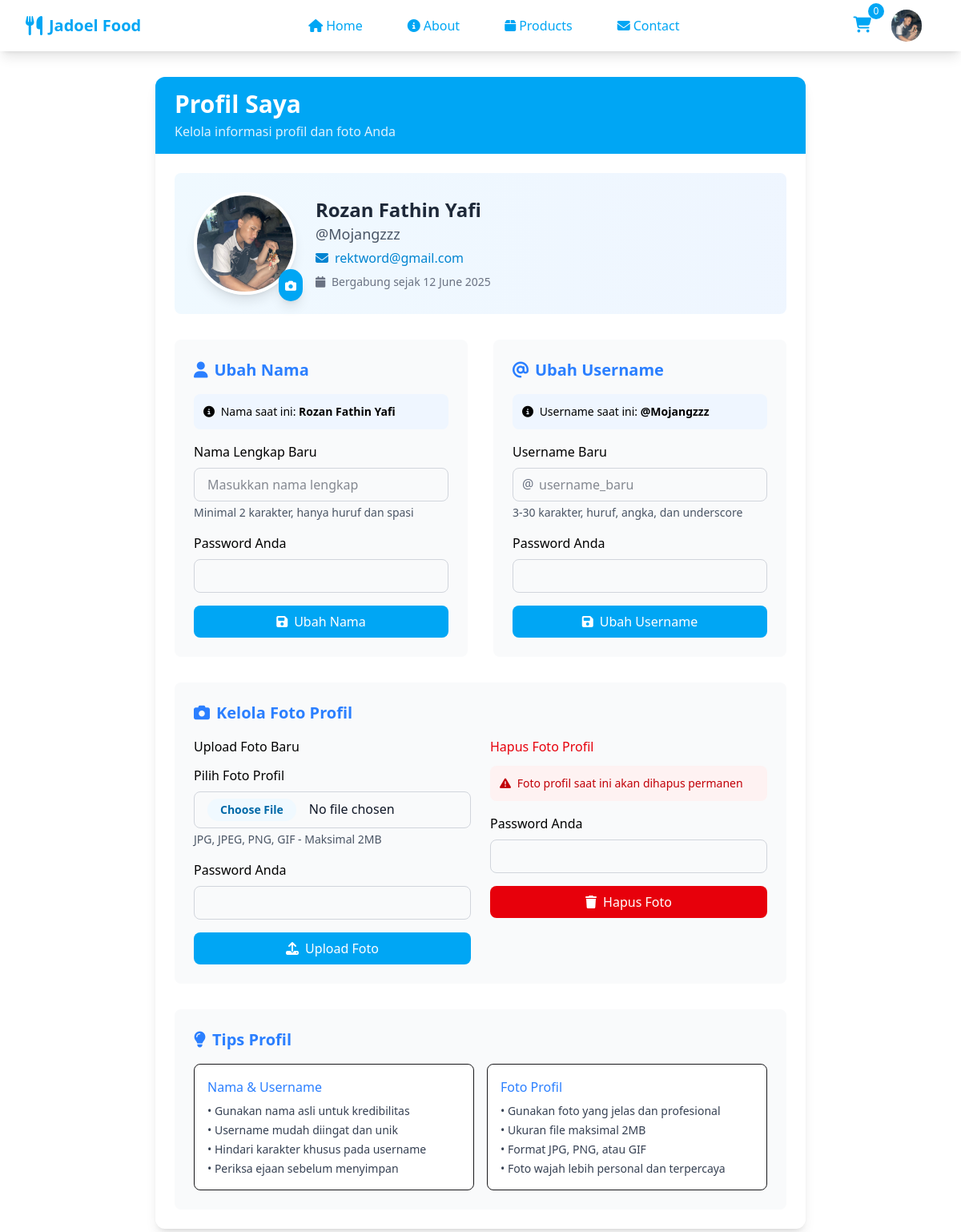
The page /public/profile.php (signed in) on the database its author committed.
### tables this page shows
CREATE TABLE `users` (
  `id` int NOT NULL,
  `full_name` varchar(255) NOT NULL,
  `username` varchar(255) NOT NULL,
  `pass` varchar(255) NOT NULL,
  `email` varchar(50) NOT NULL,
  `phone` varchar(30) NOT NULL,
  `profil_image` varchar(255) NOT NULL,
  `role` enum('Admin','Customer') NOT NULL DEFAULT 'Customer',
  `create_at` timestamp NOT NULL DEFAULT CURRENT_TIMESTAMP,
  `updated_at` timestamp NULL DEFAULT CURRENT_TIMESTAMP ON UPDATE CURRENT_TIMESTAMP
);

### public/profile.php (the view, shortened to what this page needs)
<?php
include_once __DIR__ . "/../config/connect.php";
$user_id = $_SESSION['user']['id'] ?? $_SESSION['user_id'] ?? null;
$stmt = $conn->prepare("SELECT * FROM users WHERE id = ?");
$stmt->bind_param("i", $user_id);
$stmt->execute();
$result = $stmt->get_result();
$user = $result->fetch_assoc();
include_once __DIR__ . "/../includes/header.php";
?>
<div class="max-w-4xl mx-auto px-4 sm:px-6 lg:px-8 py-8">
    <div class="bg-white rounded-xl shadow-lg overflow-hidden">
        <div class="bg-sky-500 px-6 py-4">
            <h1 class="text-2xl md:text-3xl font-bold text-white">Profil Saya</h1>
            <p class="text-sky-100 mt-1">Kelola informasi profil dan foto Anda</p>
        </div>
        <div class="p-6">
            <div class="bg-gradient-to-r from-sky-50 to-blue-50 rounded-lg p-6 mb-8">
                <div class="flex flex-col md:flex-row items-center gap-6">
                    <div class="relative">
                        <?php if (!empty($user['profil_image'])): ?>
                        <img src="<?= BASE_URL ?>uploads/profiles/<?= htmlspecialchars($user['profil_image']) ?>"
                            alt="Profile Photo"
                            class="w-24 h-24 md:w-32 md:h-32 rounded-full object-cover border-4 border-white shadow-lg"
                            onerror="this.style.display='none'; this.nextElementSibling.style.display='flex';">
                        <?php endif; ?>
                        <div class="absolute -bottom-2 -right-2 bg-sky-500 rounded-full p-2 shadow-lg">
                            <i class="fas fa-camera text-white text-sm"></i>
                        </div>
                    </div>
                    <div class="text-center md:text-left">
                        <h2 class="text-2xl font-bold text-gray-800">
                            <?= htmlspecialchars($user['full_name'] ?? 'Nama Belum Diatur') ?>
                        </h2>
                        <p class="text-gray-600 text-lg">@<?= htmlspecialchars($user['username'] ?? 'username') ?></p>
                        <p class="text-sky-600 font-medium mt-1">
                            <i
                                class="fas fa-envelope mr-2"></i><?= htmlspecialchars($user['email'] ?? 'Email Belum Diatur') ?>
                        </p>
                        <p class="text-gray-500 text-sm mt-2">
                            <i class="fas fa-calendar mr-1"></i>
                            Bergabung sejak <?= date('d F Y', strtotime($user['create_at'])) ?>
                        </p>
                    </div>
                </div>
            </div>
            <div class="grid md:grid-cols-2 gap-8">
                <div class="bg-gray-50 rounded-lg p-6">
                    <h2 class="text-xl font-semibold text-blue-500 mb-4">
                        <i class="fas fa-user mr-2"></i>Ubah Nama
                    </h2>
                    <div class="mb-4 p-3 bg-blue-50 rounded-lg">
                        <p class="text-sm text-black">
                            <i class="fas fa-info-circle mr-1"></i>
                            Nama saat ini:
                            <strong><?= htmlspecialchars($user['full_name'] ?? 'Belum diatur') ?></strong>
                        </p>
                    </div>
                    <form method="POST" class="space-y-4" id="changeNameForm">
                        <div>
                            <label for="new_name" class="block font-medium text-black mb-2">
                                Nama Lengkap Baru
                            </label>
                            <input type="text" name="new_name" id="new_name" required
                                placeholder="Masukkan nama lengkap"
                                class="w-full border border-gray-300 text-gray-900 rounded-lg px-4 py-2 focus:outline-none focus:ring-2 focus:ring-sky-500 focus:border-transparent">
                            <p class="text-sm text-gray-600 mt-1">Minimal 2 karakter, hanya huruf dan spasi</p>
                        </div>
                        <div>
                            <label for="name_password" class="block font-medium text-black mb-2">
                                Password Anda
                            </label>
                            <input type="password" name="name_password" id="name_password" required
                                class="w-full border border-gray-300 text-gray-900 rounded-lg px-4 py-2 focus:outline-none focus:ring-2 focus:ring-sky-500 focus:border-transparent">
                        </div>
                        <button type="submit" name="change_name"
                            class="w-full bg-sky-500 text-white py-2 px-4 rounded-lg hover:bg-sky-600 transition-colors font-medium cursor-pointer">
                            <i class="fas fa-save mr-2"></i>Ubah Nama
                        </button>
                    </form>
                </div>
                <div class="bg-gray-50 rounded-lg p-6">
                    <h2 class="text-xl font-semibold text-blue-500 mb-4">
                        <i class="fas fa-at mr-2"></i>Ubah Username
                    </h2>
                    <div class="mb-4 p-3 bg-blue-50 rounded-lg">
                        <p class="text-sm text-black">
                            <i class="fas fa-info-circle mr-1"></i>
                            Username saat ini:
                            <strong>@<?= htmlspecialchars($user['username'] ?? 'belum_diatur') ?></strong>
                        </p>
                    </div>
                    <form method="POST" class="space-y-4" id="changeUsernameForm">
                        <div>
                            <label for="new_username" class="block font-medium text-black mb-2">
                                Username Baru
                            </label>
                            <div class="relative">
                                <span class="absolute left-3 top-2 text-gray-500">@</span>
                                <input type="text" name="new_username" id="new_username" required
                                    placeholder="username_baru"
                                    class="w-full border border-gray-300 text-gray-900 rounded-lg px-4 py-2 pl-8 focus:outline-none focus:ring-2 focus:ring-sky-500 focus:border-transparent">
                            </div>
                            <p class="text-sm text-gray-600 mt-1">3-30 karakter, huruf, angka, dan underscore</p>
                        </div>
                        <div>
                            <label for="username_password" class="block font-medium text-black mb-2">
                                Password Anda
                            </label>
                            <input type="password" name="username_password" id="username_password" required
                                class="w-full border border-gray-300 text-gray-900 rounded-lg px-4 py-2 focus:outline-none focus:ring-2 focus:ring-sky-500 focus:border-transparent">
                        </div>
                        <button type="submit" name="change_username"
                            class="w-full bg-sky-500 text-white py-2 px-4 rounded-lg hover:bg-sky-600 transition-colors font-medium cursor-pointer">
                            <i class="fas fa-save mr-2"></i>Ubah Username
                        </button>
                    </form>
                </div>
            </div>
            <div class="mt-8 bg-gray-50 rounded-lg p-6">
                <h2 class="text-xl font-semibold text-blue-500 mb-4">
                    <i class="fas fa-camera mr-2"></i>Kelola Foto Profil
                </h2>
                <div class="grid md:grid-cols-2 gap-6">
                    <div>
                        <h3 class="font-medium text-black mb-3">Upload Foto Baru</h3>
                        <form method="POST" enctype="multipart/form-data" class="space-y-4" id="changePhotoForm">
                            <div>
                                <label for="profil_image" class="block font-medium text-black mb-2">
                                    Pilih Foto Profil
                                </label>
                                <input type="file" name="profil_image" id="profil_image" required
                                    accept="image/jpeg,image/jpg,image/png,image/gif"
                                    class="w-full border border-gray-300 text-gray-900 rounded-lg px-4 py-2 focus:outline-none focus:ring-2 focus:ring-sky-500 focus:border-transparent file:mr-4 file:py-1 file:px-4 file:rounded-full file:border-0 file:text-sm file:font-semibold file:bg-sky-50 file:text-sky-700 hover:file:bg-sky-100">
                                <p class="text-sm text-gray-600 mt-1">JPG, JPEG, PNG, GIF - Maksimal 2MB</p>
                            </div>
                            <div>
                                <label for="photo_password" class="block font-medium text-black mb-2">
                                    Password Anda
                                </label>
                                <input type="password" name="photo_password" id="photo_password" required
                                    class="w-full border border-gray-300 text-gray-900 rounded-lg px-4 py-2 focus:outline-none focus:ring-2 focus:ring-sky-500 focus:border-transparent">
                            </div>
                            <button type="submit" name="change_photo"
                                class="w-full bg-sky-500 text-white py-2 px-4 rounded-lg hover:bg-sky-600 transition-colors font-medium cursor-pointer">
                                <i class="fas fa-upload mr-2"></i>Upload Foto
                            </button>
                        </form>
                    </div>
                    <?php if (!empty($user['profil_image'])): ?>
                    <div>
                        <h3 class="font-medium text-red-600 mb-3">Hapus Foto Profil</h3>
                        <div class="mb-4 p-3 bg-red-50 rounded-lg">
                            <p class="text-sm text-red-700">
                                <i class="fas fa-exclamation-triangle mr-1"></i>
                                Foto profil saat ini akan dihapus permanen
                            </p>
                        </div>
                        <form method="POST" class="space-y-4" id="removePhotoForm">
                            <div>
                                <label for="remove_password" class="block font-medium text-black mb-2">
                                    Password Anda
                                </label>
                                <input type="password" name="remove_password" id="remove_password" required
                                    class="w-full border border-gray-300 text-gray-900 rounded-lg px-4 py-2 focus:outline-none focus:ring-2 focus:ring-red-500 focus:border-transparent">
                            </div>
                            <button type="submit" name="remove_photo"
                                class="w-full bg-red-600 text-white py-2 px-4 rounded-lg hover:bg-red-700 transition-colors font-medium cursor-pointer">
                                <i class="fas fa-trash mr-2"></i>Hapus Foto
                            </button>
                        </form>
                    </div>
                    <?php endif; ?>
                </div>
            </div>
            <div class="mt-8 bg-gray-50 rounded-lg p-6">
                <h2 class="text-xl font-semibold text-blue-500 mb-4">
                    <i class="fas fa-lightbulb mr-2"></i>Tips Profil
                </h2>
                <div class="grid md:grid-cols-2 gap-4">
                    <div class="bg-white p-4 rounded-lg border">
                        <h3 class="font-medium text-blue-500 mb-2">Nama & Username</h3>
                        <ul class="text-sm text-gray-700 space-y-1">
                            <li>• Gunakan nama asli untuk kredibilitas</li>
                            <li>• Username mudah diingat dan unik</li>
                            <li>• Hindari karakter khusus pada username</li>
                            <li>• Periksa ejaan sebelum menyimpan</li>
                        </ul>
                    </div>
                    <div class="bg-white p-4 rounded-lg border">
                        <h3 class="font-medium text-blue-500 mb-2">Foto Profil</h3>
                        <ul class="text-sm text-gray-700 space-y-1">
                            <li>• Gunakan foto yang jelas dan profesional</li>
                            <li>• Ukuran file maksimal 2MB</li>
                            <li>• Format JPG, PNG, atau GIF</li>
                            <li>• Foto wajah lebih personal dan terpercaya</li>
                        </ul>
                    </div>
                </div>
            </div>
        </div>
    </div>
</div>
</body>
</html>

### rows shown on the page
users: profil_image (picture), full_name "Rozan Fathin Yafi", username "Mojangzzz", email "rektword@gmail.com", create_at "12 June 2025"
